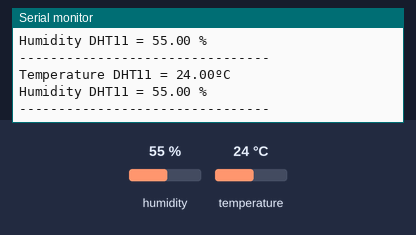
Bench run of a sketch on a simulated Arduino Uno, built with avr-gcc and run on an emulated ATmega328P. On the bench: the last lines printed to the serial monitor. The inputs (shaded band) are chosen by the test bench; at power-on: humidity 55 %, temperature 24 °C.

Above: at 1.3 s.
1.4 s: humidity set to 22 %
At 3.9 s:
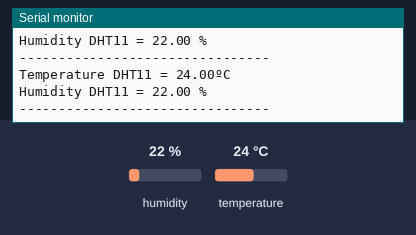
4.2 s: temperature set to 12 °C
At 5.8 s:
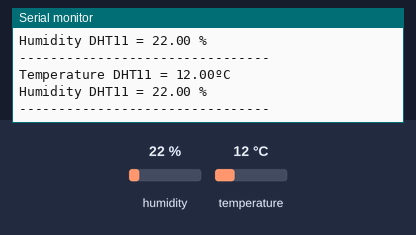
7.0 s: humidity set to 40 %
At 9.1 s:
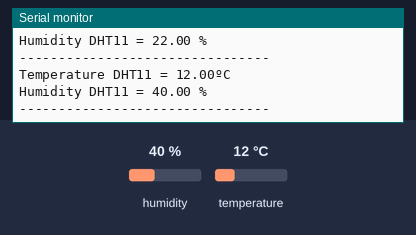
Timing chart, 0 to 10.6 s (numbered marks = the images above; inputs shaded):
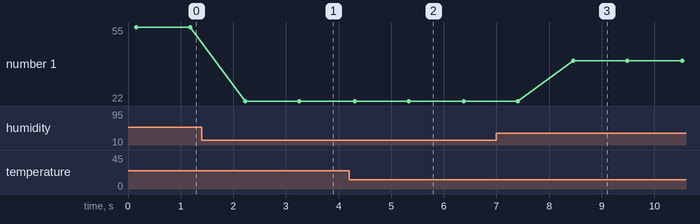

The sketch:

prueba_dht.ino
```cpp
#include <DHT.h>

#define DHT_PIN 5
#define DHT_TYPE DHT11

DHT dht(DHT_PIN, DHT_TYPE);

float temp_DHT11, humedad_DHT11;

void setup() {
  Serial.begin(9600);
  Serial.println("INICIANDO");
  dht.begin();
  delay(100);
}

void loop() {
  temp_DHT11 = dht.readTemperature();
  humedad_DHT11 = dht.readHumidity();

  Serial.print("Temperature DHT11 = ");
  Serial.print(temp_DHT11);
  Serial.println("ºC");
  Serial.print("Humidity DHT11 = ");
  Serial.print(humedad_DHT11);
  Serial.println(" %");
  Serial.println("--------------------------------");
  delay(1000);
}
```

Measured:
- after the input at 1.4 s, the serial monitor: prints a new line after 0.83 s (image 1)
- after the input at 4.2 s, the serial monitor: prints a new line after 0.07 s (image 2)
- after the input at 7.0 s, the serial monitor: prints a new line after 1.5 s (image 3)
- plotted number 1: 55 → 22 after the input at 1.4 s, 22 → 40 after the input at 7.0 s
